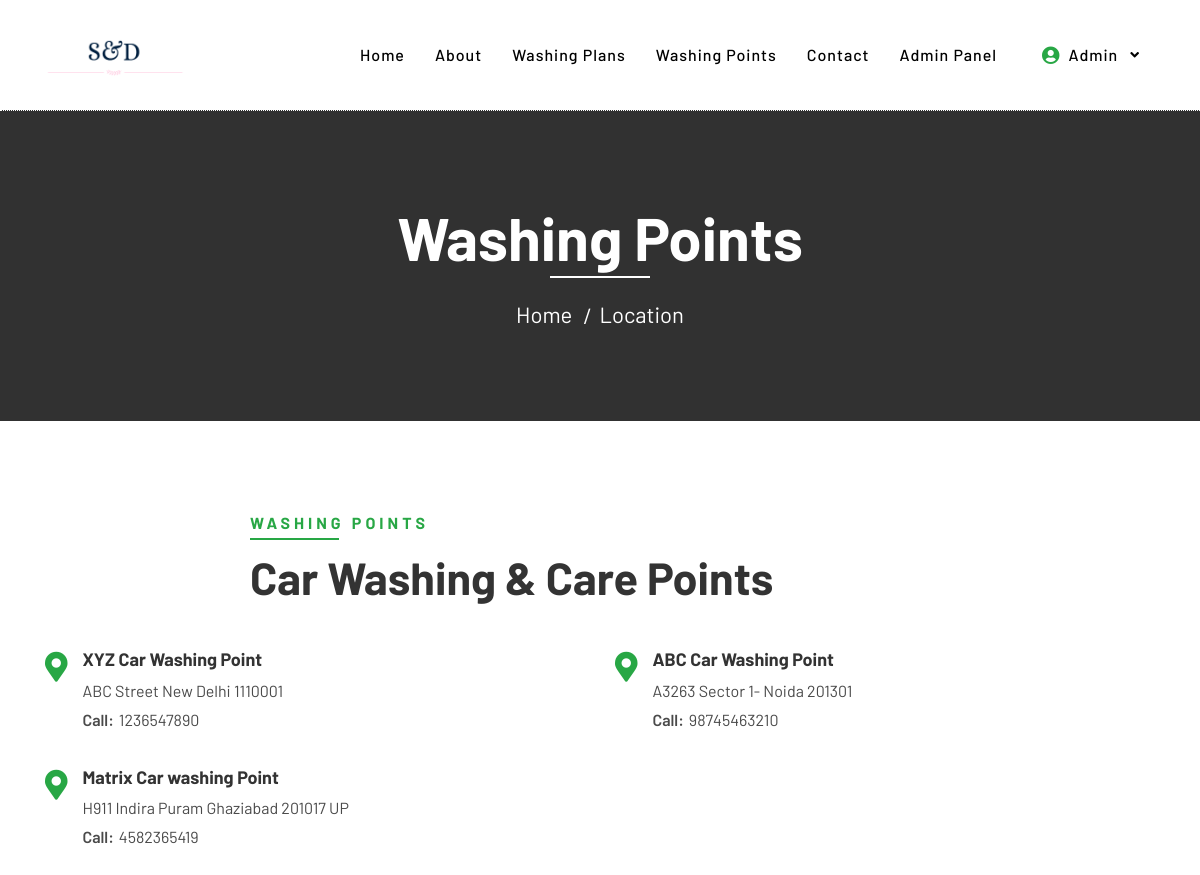
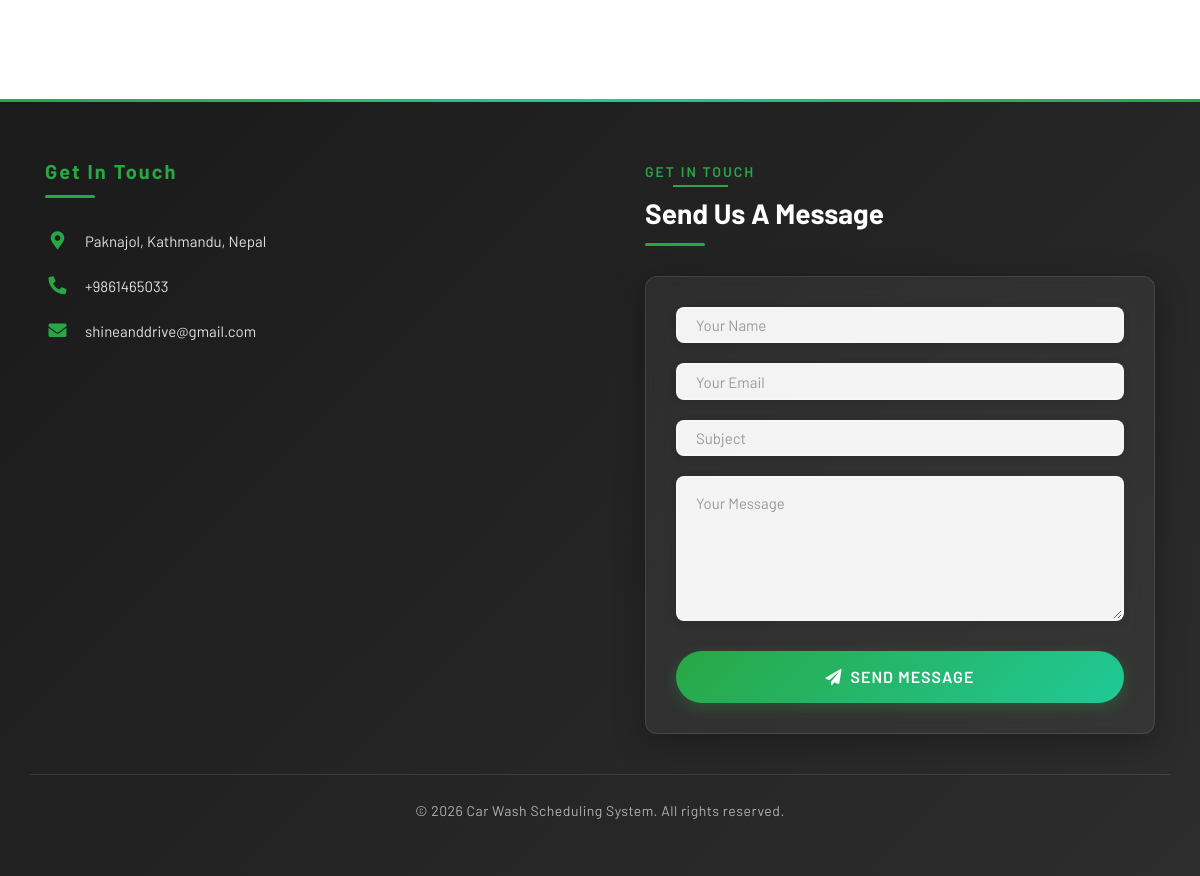
Page /cwms/location.php (signed in) on the committed database (2 pictures, top to bottom).
### tables this page shows
CREATE TABLE `tblwashingpoints` (
  `id` int(11) NOT NULL,
  `washingPointName` varchar(255) DEFAULT NULL,
  `washingPointAddress` varchar(255) DEFAULT NULL,
  `contactNumber` bigint(20) DEFAULT NULL,
  `creationDate` timestamp NOT NULL DEFAULT current_timestamp()
);

CREATE TABLE `tblpages` (
  `id` int(11) NOT NULL,
  `type` varchar(255) DEFAULT '',
  `detail` longtext DEFAULT NULL,
  `openignHrs` varchar(255) DEFAULT NULL,
  `phoneNumber` bigint(20) DEFAULT NULL,
  `emailId` varchar(120) DEFAULT NULL
);

### cwms/location.php (the view, shortened to what this page needs)
<?php error_reporting(0);
include('includes/config.php');
?>
<!DOCTYPE html>
<html lang="en">
    <head>
        <link href="https://stackpath.bootstrapcdn.com/bootstrap/4.4.1/css/bootstrap.min.css" rel="stylesheet">
        <link href="https://cdnjs.cloudflare.com/ajax/libs/font-awesome/5.10.0/css/all.min.css" rel="stylesheet">
        <link href="lib/flaticon/font/flaticon.css" rel="stylesheet">
        <link href="lib/animate/animate.min.css" rel="stylesheet">
        <link href="lib/owlcarousel/assets/owl.carousel.min.css" rel="stylesheet">
        <link href="css/style.css" rel="stylesheet">
    </head>
    <body>
<?php include_once('includes/header.php');?>
        <div class="page-header">
            <div class="container">
                <div class="row">
                    <div class="col-12">
                        <h2>Washing Points</h2>
                    </div>
                    <div class="col-12">
                        <a href="index.php">Home</a>
                        <a href="location.php">Location</a>
                    </div>
                </div>
            </div>
        </div>
        <div class="location">
            <div class="container">
                <div class="row">
                    <div class="col-lg-12">
                        <div class="section-header text-left">
                            <p>Washing Points</p>
                            <h2>Car Washing & Care Points</h2>
                        </div>
                        <div class="row">
                            <?php $sql = "SELECT * from tblwashingpoints";
$query = $dbh -> prepare($sql);
$query->execute();
$results=$query->fetchAll(PDO::FETCH_OBJ);
foreach($results as $result)
{               ?>
                            <div class="col-md-6">
                                <div class="location-item">
                                    <i class="fa fa-map-marker-alt"></i>
                                    <div class="location-text">
                                <h3><?php echo htmlentities($result->washingPointName);?></h3>
                    <p><?php echo htmlentities($result->washingPointAddress);?></p>
                    <p><strong>Call:</strong><?php echo htmlentities($result->contactNumber);?></p>
                                    </div>
                                </div>
                            </div>
<?php } ?>
                        </div>
                    </div>
                </div>
            </div>
        </div>
<?php include_once('includes/footer.php');?>
    </body>
</html>

### cwms/includes/footer.php (shortened to what this page needs)
<div class="footer">
    <div class="container">
        <div class="row">
            <div class="col-lg-6 col-md-6">
                <div class="footer-contact">
                    <h2>Get In Touch</h2>
                    <?php
                    $sql = "SELECT * from tblpages where type='contact'";
                    $query = $dbh -> prepare($sql);
                    $query->execute();
                    $results=$query->fetchAll(PDO::FETCH_OBJ);
                    foreach($results as $result)
                    {
                    ?>
                    <p>
                        <i class="fa fa-map-marker-alt"></i>
                        <span><?php echo htmlspecialchars($result->detail); ?></span>
                    </p>
                    <p>
                        <i class="fa fa-phone-alt"></i>
                        <span>+<?php echo htmlspecialchars($result->phoneNumber); ?></span>
                    </p>
                    <p>
                        <i class="fa fa-envelope"></i>
                        <span><?php echo htmlspecialchars($result->emailId); ?></span>
                    </p>
                    <?php } ?>
                </div>
            </div>
            <div class="col-lg-6 col-md-6">
                <div class="footer-form-section">
                    <div class="section-header">
                        <p>Get In Touch</p>
                        <h2>Send Us a Message</h2>
                    </div>
                    <div class="contact-form">
                        <form name="sentMessage" id="contactForm" method="post">
                            <div class="control-group">
                                <input type="text" class="form-control" id="name" placeholder="Your Name" required="required" name="name" />
                            </div>
                            <div class="control-group">
                                <input type="email" class="form-control" id="email" placeholder="Your Email" name="email" required="required" />
                            </div>
                            <div class="control-group">
                                <input type="text" class="form-control" id="subject" placeholder="Subject" required="required" name="subject" />
                            </div>
                            <div class="control-group">
                                <textarea class="form-control" id="message" placeholder="Your Message" required="required" name="message" rows="5"></textarea>
                            </div>
                            <div>
                                <button class="btn btn-custom" type="submit" id="sendMessageButton" name="submit">
                                    <i class="fa fa-paper-plane" style="margin-right: 8px;"></i>Send Message
                                </button>
                            </div>
                        </form>
                    </div>
                </div>
            </div>
        </div>
    </div>
    <div class="container copyright">
        <p>&copy; <?php echo date('Y'); ?> Car Wash Scheduling System. All rights reserved.</p>
    </div>
</div>

### cwms/css/style.css (style rules this page uses)
body { color: #4a4a4a; font-weight: 400; font-family: 'Barlow', sans-serif; scroll-behavior: smooth; -webkit-font-smoothing: antialiased; -moz-osx-font-smoothing: grayscale; }
h1, h2, h3, h4, h5, h6 { color: #333333; }
a { color: #007bff; transition: .3s; }
.btn.btn-custom { padding: 12px 35px; text-align: center; font-size: 16px; font-weight: 600; color: #ffffff; background: #28a745; border: none; border-radius: 50px; box-shadow: 0 4px 15px rgba(40, 167, 69, 0.3); transition: all 0.3s ease; -webkit-transition: all 0.3s ease; -moz-transition: all 0.3s ease; display: inline-block; text-decoration: none; cursor: pointer; }
.page-header { position: relative; margin-bottom: 45px; padding: 90px 0; text-align: center; background: #313131; border-top: 1px dotted #ffffff; }
.page-header h2 { position: relative; color: #ffffff; font-size: 60px; font-weight: 700; margin-bottom: 20px; padding-bottom: 5px; }
.page-header h2::after { position: absolute; content: ""; width: 100px; height: 2px; left: calc(50% - 50px); bottom: 0; background: #ffffff; }
.page-header a { position: relative; padding: 0 12px; font-size: 22px; color: #ffffff; }
.page-header a::after { position: absolute; content: "/"; width: 8px; height: 8px; top: -2px; right: -7px; text-align: center; color: #ffffff; }
.page-header a:last-child::after { display: none; }
.section-header { position: relative; width: 100%; max-width: 700px; margin: 0 auto 45px auto; }
.section-header p { display: inline-block; margin-bottom: 10px; padding-bottom: 5px; position: relative; font-size: 16px; font-weight: 700; letter-spacing: 4px; text-transform: uppercase; color: #28a745; }
.section-header p::after { position: absolute; content: ""; width: 50%; height: 2px; left: 25%; bottom: 0; background: #28a745; }
.section-header.text-left p::after { left: 0; }
.section-header h2 { margin: 0; font-size: 45px; font-weight: 700; text-transform: capitalize; }
.location { position: relative; width: 100%; padding: 45px 0; }
.location .location-item { display: flex; margin-bottom: 30px; }
.location .location-item i { padding-top: 3px; font-size: 30px; color: #28a745; }
.location .location-text { padding-left: 15px; }
.location .location-text h3 { font-size: 18px; font-weight: 700; }
.location .location-text p { margin-bottom: 5px; }
.location .location-text p strong { margin-right: 5px; font-weight: 600; }
.footer { position: relative; margin-top: 45px; padding-top: 90px; background: #333333; }
.footer .footer-contact, .footer .footer-link, .footer .footer-newsletter { position: relative; margin-bottom: 45px; color: #ffffff; }
.footer .footer-contact h2, .footer .footer-link h2, .footer .footer-newsletter h2 { margin-bottom: 30px; font-size: 20px; font-weight: 700; letter-spacing: 2px; color: #28a745; }
.footer .footer-contact p i { width: 25px; }
.footer .copyright { text-align: center; padding-top: 15px; padding-bottom: 45px; }
.footer .copyright p { margin: 0; color: #ffffff; }

### rows in the picture
tblwashingpoints: washingPointName "XYZ Car Washing Point", washingPointAddress "ABC Street New Delhi 1110001", contactNumber "1236547890"
tblwashingpoints: washingPointName "ABC Car Washing Point", washingPointAddress "A3263 Sector 1- Noida 201301", contactNumber "98745463210"
tblwashingpoints: washingPointName "Matrix Car washing Point", washingPointAddress "H911 Indira Puram Ghaziabad 201017 UP", contactNumber "4582365419"
tblpages: detail "Paknajol, Kathmandu, Nepal", phoneNumber "9861465033", emailId "shineanddrive@gmail.com"

### other values in the picture
$displayName "Admin"
